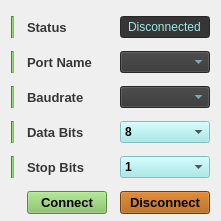
   <widget class="QWidget" name="gridLayoutWidget_3">
    <property name="geometry">
     <rect>
      <x>37</x>
      <y>300</y>
      <width>221</width>
      <height>221</height>
     </rect>
    </property>
    <layout class="QGridLayout" name="gridLayout">
     <property name="bottomMargin">
      <number>0</number>
     </property>
     <property name="horizontalSpacing">
      <number>13</number>
     </property>
     <property name="verticalSpacing">
      <number>8</number>
     </property>
     <item row="2" column="1">
      <widget class="QLabel" name="label_13">
       <property name="font">
        <font>
         <pointsize>10</pointsize>
         <weight>75</weight>
         <bold>true</bold>
        </font>
       </property>
       <property name="styleSheet">
        <string notr="true">color: rgb(54, 54, 54);</string>
       </property>
       <property name="text">
        <string>Baudrate</string>
       </property>
      </widget>
     </item>
     <item row="0" column="1">
      <widget class="QLabel" name="label_19">
       <property name="font">
        <font>
         <pointsize>10</pointsize>
         <weight>75</weight>
         <bold>true</bold>
        </font>
       </property>
       <property name="styleSheet">
        <string notr="true">color: rgb(54, 54, 54);</string>
       </property>
       <property name="text">
        <string>Status</string>
       </property>
      </widget>
     </item>
     <item row="4" column="1">
      <widget class="QLabel" name="label_15">
       <property name="font">
        <font>
         <pointsize>10</pointsize>
         <weight>75</weight>
         <bold>true</bold>
        </font>
       </property>
       <property name="styleSheet">
        <string notr="true">color: rgb(54, 54, 54);</string>
       </property>
       <property name="text">
        <string>Stop Bits</string>
       </property>
      </widget>
     </item>
     <item row="3" column="1">
      <widget class="QLabel" name="label_14">
       <property name="font">
        <font>
         <pointsize>10</pointsize>
         <weight>75</weight>
         <bold>true</bold>
        </font>
       </property>
       <property name="styleSheet">
        <string notr="true">color: rgb(54, 54, 54);</string>
       </property>
       <property name="text">
        <string>Data Bits</string>
       </property>
      </widget>
     </item>
     <item row="5" column="1">
      <widget class="QPushButton" name="pushButton_connect">
       <property name="font">
        <font>
         <pointsize>10</pointsize>
         <weight>75</weight>
         <bold>true</bold>
         <underline>false</underline>
        </font>
       </property>
       <property name="styleSheet">
        <string notr="true">background-color: rgb(85, 170, 127);
background-color: rgb(128, 190, 94);
color: rgb(0, 0, 0);</string>
       </property>
       <property name="text">
        <string>Connect</string>
       </property>
      </widget>
     </item>
     <item row="1" column="1">
      <widget class="QLabel" name="label_12">
       <property name="font">
        <font>
         <pointsize>10</pointsize>
         <weight>75</weight>
         <bold>true</bold>
        </font>
       </property>
       <property name="styleSheet">
        <string notr="true">color: rgb(54, 54, 54);</string>
       </property>
       <property name="text">
        <string>Port Name</string>
       </property>
      </widget>
     </item>
     <item row="2" column="2">
      <widget class="QComboBox" name="comboBox_bau">
       <property name="font">
        <font>
         <pointsize>9</pointsize>
         <weight>75</weight>
         <bold>true</bold>
        </font>
       </property>
       <property name="styleSheet">
        <string notr="true">background-color: rgb(54, 54, 54);
color: rgb(155, 232, 232);</string>
       </property>
       <item>
        <property name="text">
         <string/>
        </property>
       </item>
       <item>
        <property name="text">
         <string>2400</string>
        </property>
       </item>
       <item>
        <property name="text">
         <string>4800</string>
        </property>
       </item>
       <item>
        <property name="text">
         <string>9600</string>
        </property>
       </item>
       <item>
        <property name="text">
         <string>14400</string>
        </property>
       </item>
       <item>
        <property name="text">
         <string>19200</string>
        </property>
       </item>
       <item>
        <property name="text">
         <string>38400</string>
        </property>
       </item>
       <item>
        <property name="text">
         <string>57600</string>
        </property>
       </item>
       <item>
        <property name="text">
         <string>115200</string>
        </property>
       </item>
      </widget>
     </item>
     <item row="0" column="2">
      <widget class="QLineEdit" name="lineEdit_status">
       <property name="font">
        <font>
         <pointsize>9</pointsize>
         <weight>50</weight>
         <bold>false</bold>
        </font>
       </property>
       <property name="styleSheet">
        <string notr="true">background-color: rgb(54, 54, 54);
color: rgb(155, 232, 232);</string>
       </property>
       <property name="text">
        <string>Disconnected</string>
       </property>
       <property name="alignment">
        <set>Qt::AlignCenter</set>
       </property>
      </widget>
     </item>
     <item row="5" column="2">
      <widget class="QPushButton" name="pushButton_disconnect">
       <property name="font">
        <font>
         <pointsize>10</pointsize>
         <weight>75</weight>
         <bold>true</bold>
        </font>
       </property>
       <property name="styleSheet">
        <string notr="true">background-color: rgb(170, 85, 0);
color: rgb(0, 0, 0);</string>
       </property>
       <property name="text">
        <string>Disconnect</string>
       </property>
      </widget>
     </item>
     <item row="3" column="2">
      <widget class="QComboBox" name="comboBox_databits">
       <property name="enabled">
        <bool>false</bool>
       </property>
       <property name="font">
        <font>
         <pointsize>9</pointsize>
         <weight>75</weight>
         <bold>true</bold>
        </font>
       </property>
       <property name="styleSheet">
        <string notr="true">background-color: rgb(155, 232, 232);
color: rgb(0, 0, 0);</string>
       </property>
       <item>
        <property name="text">
         <string>8</string>
        </property>
       </item>
      </widget>
     </item>
     <item row="1" column="2">
      <widget class="QComboBox" name="comboBox_port">
       <property name="font">
        <font>
         <pointsize>9</pointsize>
         <weight>75</weight>
         <bold>true</bold>
        </font>
       </property>
       <property name="styleSheet">
        <string notr="true">background-color: rgb(54, 54, 54);
color: rgb(155, 232, 232);</string>
       </property>
      </widget>
     </item>
     <item row="4" column="2">
      <widget class="QComboBox" name="comboBox_stopbits">
       <property name="enabled">
        <bool>false</bool>
       </property>
       <property name="font">
        <font>
         <pointsize>9</pointsize>
         <weight>75</weight>
         <bold>true</bold>
        </font>
       </property>
       <property name="styleSheet">
        <string notr="true">background-color: rgb(155, 232, 232);
color: rgb(0, 0, 0);</string>
       </property>
       <item>
        <property name="text">
         <string>1</string>
        </property>
       </item>
      </widget>
     </item>
     <item row="0" column="0">
      <widget class="Line" name="line_13">
       <property name="styleSheet">
        <string notr="true">background-color: rgb(128, 190, 94);</string>
       </property>
       <property name="orientation">
        <enum>Qt::Vertical</enum>
       </property>
      </widget>
     </item>
     <item row="1" column="0">
      <widget class="Line" name="line_14">
       <property name="styleSheet">
        <string notr="true">background-color: rgb(128, 190, 94);</string>
       </property>
       <property name="orientation">
        <enum>Qt::Vertical</enum>
       </property>
      </widget>
     </item>
     <item row="2" column="0">
      <widget class="Line" name="line_15">
       <property name="styleSheet">
        <string notr="true">background-color: rgb(128, 190, 94);</string>
       </property>
       <property name="orientation">
        <enum>Qt::Vertical</enum>
       </property>
      </widget>
     </item>
     <item row="3" column="0">
      <widget class="Line" name="line_16">
       <property name="styleSheet">
        <string notr="true">background-color: rgb(128, 190, 94);</string>
       </property>
       <property name="orientation">
        <enum>Qt::Vertical</enum>
       </property>
      </widget>
     </item>
     <item row="4" column="0">
      <widget class="Line" name="line_17">
       <property name="styleSheet">
        <string notr="true">background-color: rgb(128, 190, 94);</string>
       </property>
       <property name="orientation">
        <enum>Qt::Vertical</enum>
       </property>
      </widget>
     </item>
    </layout>
   </widget>
